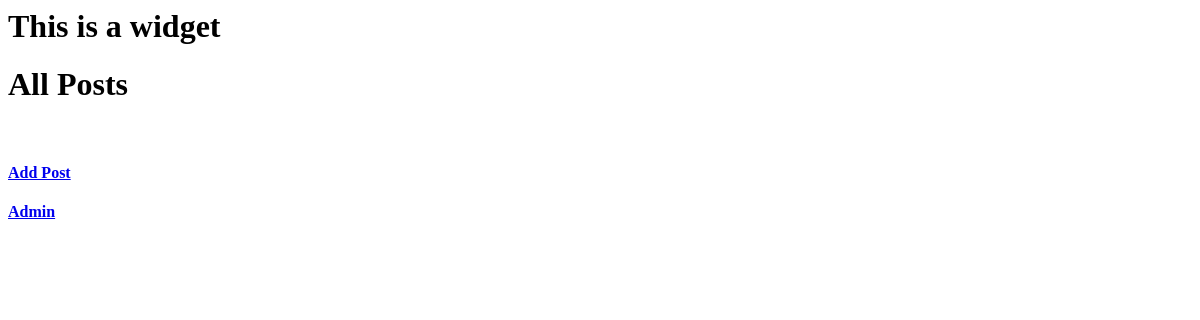
Page /home/ on the earlier database version.
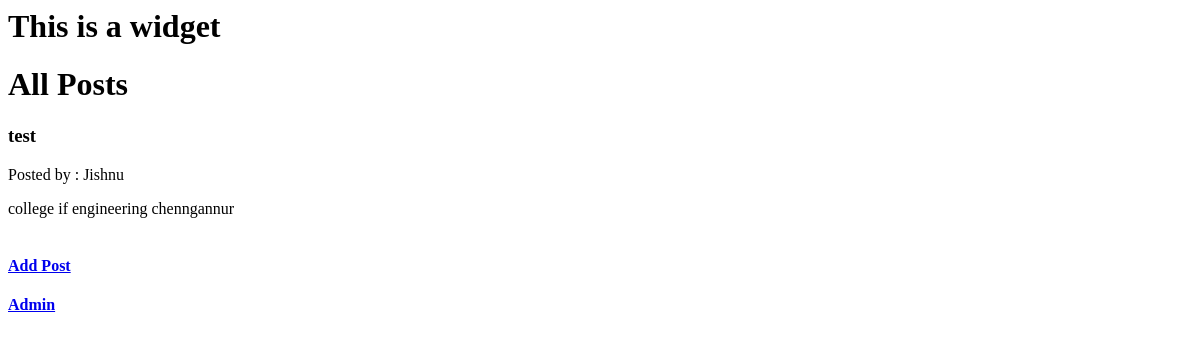
Same page on the later database version.
### blog_post/models.py (models this page shows, shortened)
class BlogPost(models.Model):
	title = models.CharField(max_length = 50)
	post = models.TextField()
	user = models.ForeignKey(Blogger)

### user_accounts/models.py (models this page shows)
class Blogger(models.Model):
	name = models.CharField(max_length = 20)
	def __unicode__(self):
		return self.name

### blog_post/views.py (the view)
# urls.py: url(r'^home/','blog_post.views.home_view'),
def home_view(request):
	send_dict = {}
	send_dict['posts'] = BlogPost.objects.filter(post__contains="college").order_by("-id")
	return render(request,"home.html",send_dict)

### templates/home.html
<HTML>
	{% include 'widget.html' %}
	<h1>All Posts</h1>
	{% for all_post in posts %}
		<h3>{{ all_post.title }}</h3>
			Posted by : {{ all_post.user }}
		<p>{{ all_post.post }}</>
		<br/>
	{% endfor %}
	<br/>
	<h4><a href="../add/"> Add Post </a></h4>
	<h4><a href="../admin/"> Admin </a></h4>
</HTML>

### templates/widget.html
<h1> This is a widget </h1>

Differences in the rows shown:
now on this page (row edited): BlogPost: title "test", user "Jishnu", post "college if engineering chenngannur"
